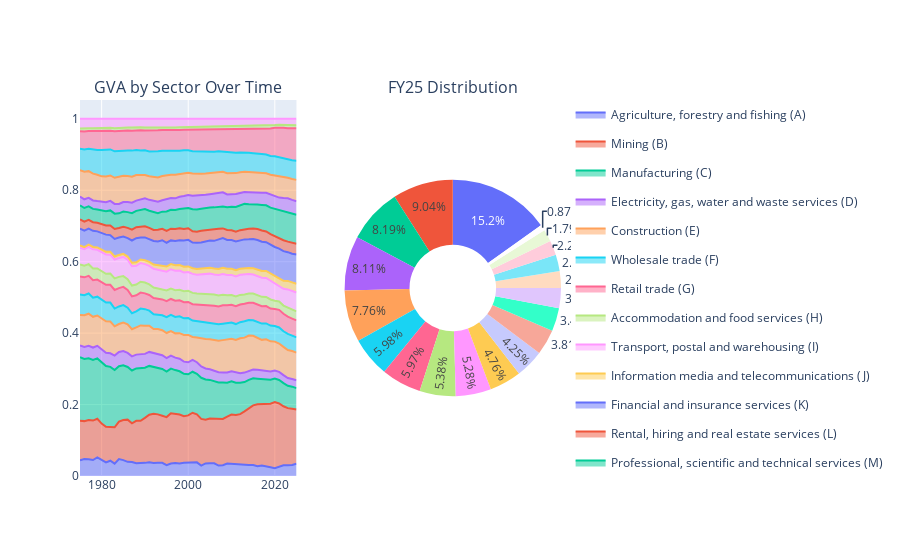

Notebook code for this chart:
### Code cell
from plotly.subplots import make_subplots
fig = make_subplots(rows=1, cols=2, specs=[[{"type": "scatter"}, {"type": "domain"}]], subplot_titles=("GVA by Sector Over Time", "FY25 Distribution"))
for (sector,), sector_df in df.group_by('Sector', maintain_order=True):
    fig.add_trace(go.Scatter(
        x=sector_df['FY'],
        y=sector_df['GVA'],
        mode='lines',
        fill='tonexty',
        name=sector,
        stackgroup='one',
        legendgroup=sector,
        groupnorm='fraction',
    ), row=1, col=1)

fig.add_trace(go.Pie(
    labels=df.filter(pl.col('FY') == 2025)['Sector'],
    values=df.filter(pl.col('FY') == 2025)['GVA'],
    name='2025',
    hole=0.4,
    legendgroup=
), row=1, col=2)
fig.show()
